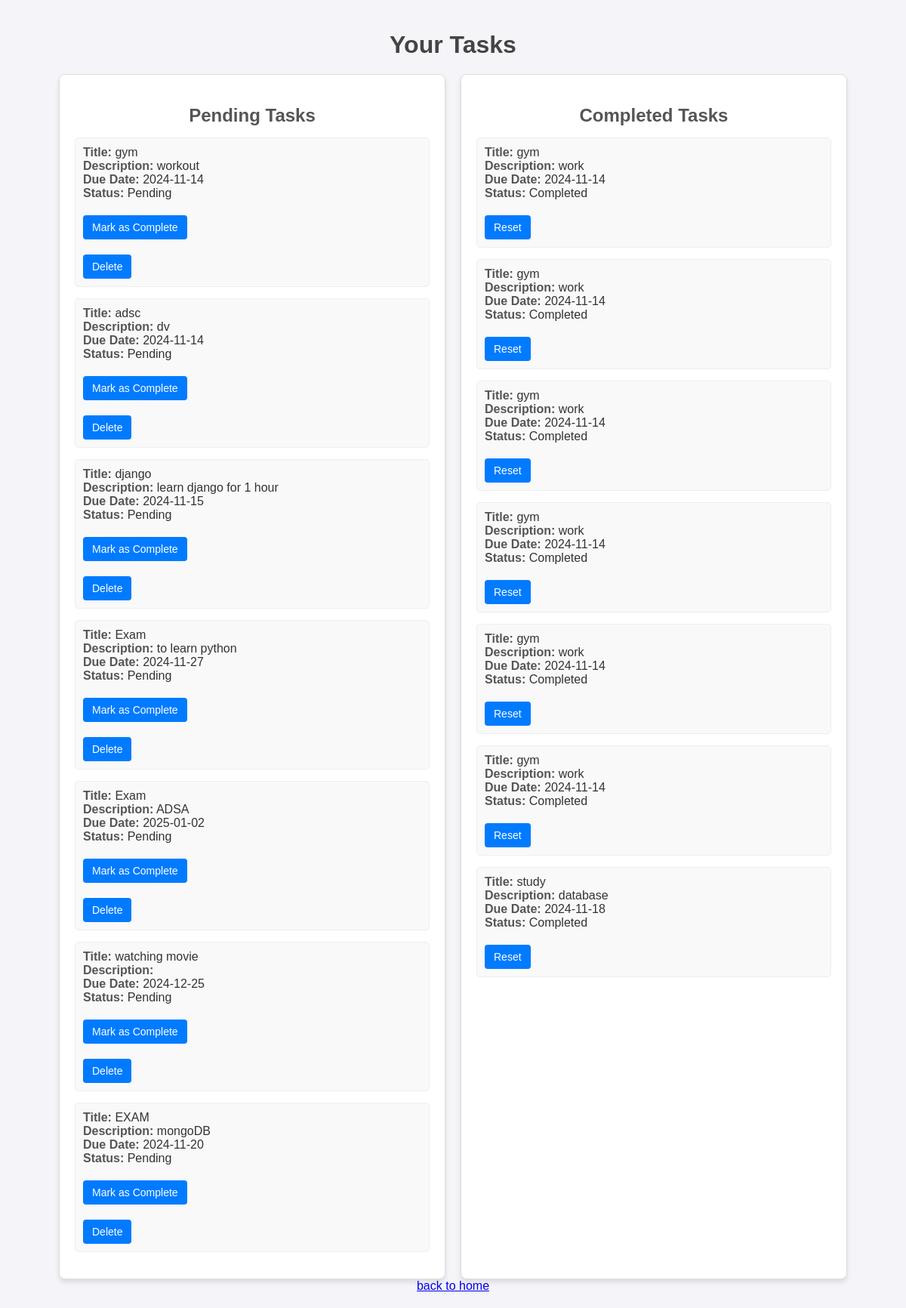
The app's page /diplayTL/, older data.
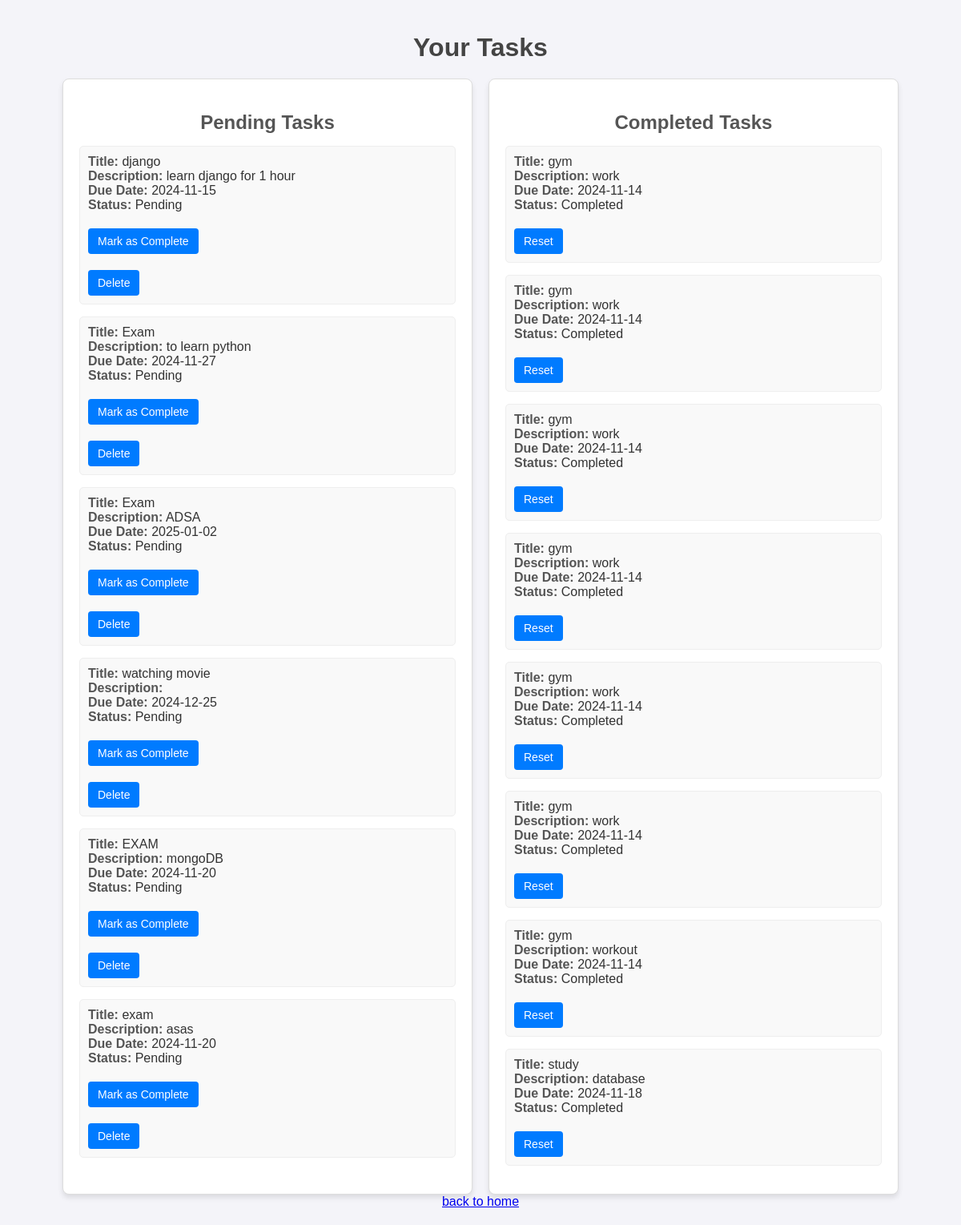
The same page, newer data.
### polls/models.py (models this page shows, shortened)
class Task(models.Model):
    user = models.ForeignKey(User,on_delete=models.CASCADE)
    title = models.CharField(max_length=200)
    description = models.TextField(blank=True)
    due_date =models.DateField(null=True,blank=True)
    priority =models.CharField(max_length=20 ,choices=[('High','High'),('Medium','Medium'),('Low','Low')])
    status = models.CharField(max_length=20 ,choices=[('Pending','Pending'),('Completed','completed')])
    is_completed = models.BooleanField(default=False)

### polls/views.py (the view)
# urls.py: path("diplayTL/",views.display_tasks,name="displayTL"),
def display_tasks(request):
    pending_tasks = Task.objects.filter(is_completed=False)
    completed_tasks = Task.objects.filter(is_completed=True)
    return render(request, 'polls/displayTL.html', {
        'pending_tasks': pending_tasks,
        'completed_tasks': completed_tasks,
    })

### polls/templates/polls/displayTL.html (shortened to what this page needs)
<!DOCTYPE html>
<html lang="en">
<head>
</head>
<body>
    <h1>Your Tasks</h1>
    <div class="container">
        <div class="task-box">
            <h2>Pending Tasks</h2>
            <ul>
                {% for task in pending_tasks %}
                    <li>
                        <strong>Title:</strong> {{ task.title }}<br>
                        <strong>Description:</strong> {{ task.description }}<br>
                        <strong>Due Date:</strong> {{ task.due_date|date:"Y-m-d" }}<br>
                        <strong>Status:</strong> Pending<br>
                        <form action="{% url 'complete_task' task.id %}" method="POST" style="margin-top: 10px;">
                            <button type="submit">Mark as Complete</button>
                        </form>
                        <form action="{% url 'delTask' task.id %}" method="POST" style="margin-top: 10px;">
                            <button type="submit">Delete</button>
                        </form>
                    </li>
                {% empty %}
                    <p>No pending tasks available.</p>
                {% endfor %}
            </ul>
        </div>
        <div class="task-box">
            <h2>Completed Tasks</h2>
            <ul>
                {% for task in completed_tasks %}
                    <li>
                        <strong>Title:</strong> {{ task.title }}<br>
                        <strong>Description:</strong> {{ task.description }}<br>
                        <strong>Due Date:</strong> {{ task.due_date|date:"Y-m-d" }}<br>
                        <strong>Status:</strong> Completed<br>
                        <form action="{% url 'reset_task' task.id %}" method="POST" style="margin-top: 10px;">
                            <button type="submit">Reset</button>
                        </form>
                    </li>
                {% empty %}
                    <p>No completed tasks available.</p>
                {% endfor %}
            </ul>
        </div>
    </div>
    <a href="{% url 'task_list' %}">back to home</a>
</body>
</html>

### polls/templates/polls/displayTL.html (style rules this page uses)
body { font-family: Arial, sans-serif; margin: 0; padding: 20px; background-color: #f4f4f9; color: #333; display: flex; flex-direction: column; align-items: center; }
h1 { margin-bottom: 20px; color: #444; }
.container { display: flex; gap: 20px; flex-wrap: wrap; justify-content: center; width: 90%; }
.task-box { flex: 1 1 300px; max-width: 500px; padding: 20px; border: 1px solid #ddd; border-radius: 8px; background-color: #ffffff; box-shadow: 0px 4px 6px rgba(0, 0, 0, 0.1); }
h2 { text-align: center; margin-bottom: 15px; color: #555; }
ul { list-style-type: none; padding: 0; margin: 0; }
li { margin-bottom: 15px; padding: 10px; background-color: #f9f9f9; border-radius: 5px; border: 1px solid #eee; }
li strong { color: #555; }
li button { margin-top: 10px; padding: 8px 12px; background-color: #007BFF; color: white; border: none; border-radius: 4px; cursor: pointer; font-size: 14px; }

Row changes from the older to the newer data that the page shows:
removed Task: title "adsc", description "dv", due_date "2024-11-14", shown under "Pending Tasks"
added Task: title "exam", description "asas", due_date "2024-11-20", shown under "Pending Tasks"
changed Task "workout": moves from the list under "Pending Tasks" to the list under "Completed Tasks"
